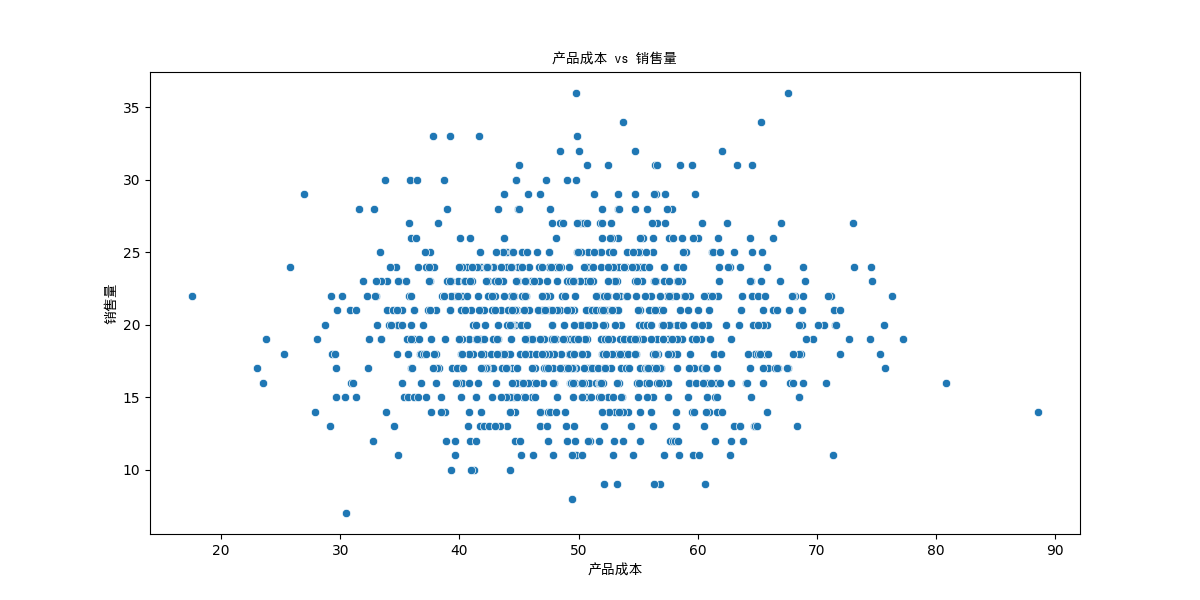

This figure's Python source:
import pandas as pd
import numpy as np
import matplotlib.pyplot as plt
import seaborn as sns
from matplotlib.font_manager import FontProperties

# 设置字体属性
myfont = FontProperties(fname="/usr/share/fonts/windows/simhei.ttf")

# 模拟数据
np.random.seed(42)
data_size = 1000

# 生成随机的业务数据：产品ID, 产品成本, 销售量
data = {
    'Product_ID': np.arange(1, data_size + 1),
    'Product_Cost': np.random.normal(50, 10, data_size),
    'Sales_Quantity': np.random.poisson(20, data_size)
}

df = pd.DataFrame(data)

# 成本优化：识别高成本产品
high_cost_products = df[df['Product_Cost'] > df['Product_Cost'].quantile(0.9)]

# 需求增长：识别低销售量产品
low_sales_products = df[df['Sales_Quantity'] < df['Sales_Quantity'].quantile(0.1)]

# 数据可视化：成本与销售量
plt.figure(figsize=(12, 6))
sns.scatterplot(data=df, x='Product_Cost', y='Sales_Quantity')
plt.title('产品成本 vs 销售量', fontproperties=myfont)  # 使用设置的字体
plt.xlabel('产品成本', fontproperties=myfont)  # 使用设置的字体
plt.ylabel('销售量', fontproperties=myfont)  # 使用设置的字体
plt.show()

high_cost_products, low_sales_products
